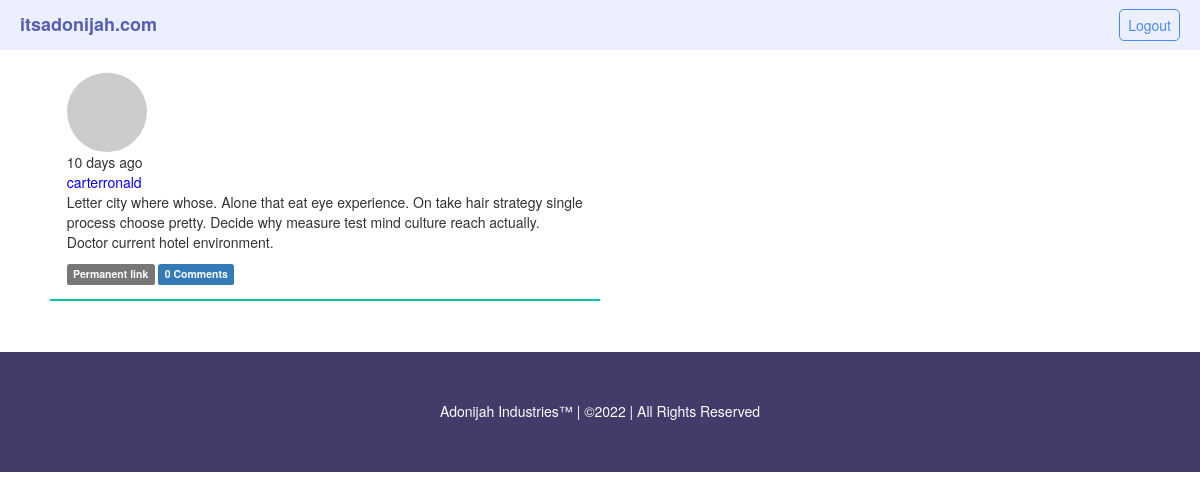
The page /post/98 (signed in) on the database its author committed.
### app/models.py (models this page shows, shortened)
class Post(db.Model):
    __tablename__='posts'
    id=db.Column(db.Integer,primary_key=True)
    body=db.Column(db.Text)
    timestamp=db.Column(db.DateTime,index=True,default=datetime.utcnow)
    body_html=db.Column(db.Text)
    author_id=db.Column(db.Integer,db.ForeignKey('users.id'))
    comments=db.relationship('Comment',backref='post',lazy='dynamic')

class User(UserMixin,db.Model):
    __tablename__='users'
    id=db.Column(db.Integer,primary_key=True,autoincrement=True)
    email=db.Column(db.String(64),unique=True,index=True)
    username=db.Column(db.String(64),unique=True,index=True)
    password_hash=db.Column(db.String(128))
    confirmed=db.Column(db.Boolean,default=False)
    name=db.Column(db.String(64))
    profile=db.Column(db.String(20),nullable=True)
    location=db.Column(db.String(64))
    about_me=db.Column(db.Text())
    member_since=db.Column(db.DateTime(),default=datetime.utcnow)
    last_seen=db.Column(db.DateTime(),default=datetime.utcnow)
    avatar_hash=db.Column(db.String(64))
    role_id=db.Column(db.Integer,db.ForeignKey('roles.id'))
    posts=db.relationship('Post',backref='author',lazy='dynamic')
    followed=db.relationship('Follow',foreign_keys=[Follow.follower_id],backref=db.backref('follower', lazy='joined'), lazy='dynamic', cascade='all, delete-orphan')
    followers = db.relationship('Follow', foreign_keys=[Follow.followed_id], backref=db.backref('followed', lazy='joined'), lazy='dynamic', cascade='all, delete-orphan')
    comments=db.relationship('Comment',backref='author',lazy='dynamic')
    @property
    def password(self):
        raise AttributeError('Password is not a readable attribute')
    def can(self,perm):
        return self.role is not None and self.role.has_permission(perm)
    def is_administrator(self):
        return self.can(Permission.ADMIN)
    def ping(self):
        self.last_seen=datetime.utcnow()
        db.session.add(self)
        db.session.commit()
    def gravatar(self,size=100,default='identicon',rating='g'):
        if request.is_secure:
            url = 'https://secure.gravatar.com/avatar'
        else:
            url = 'http://www.gravatar.com/avatar'
        hash = hashlib.md5(self.email.lower().encode('utf-8')).hexdigest()
        return '{url}/{hash}?s={size}&d={default}&r={rating}'.format(url=url, hash=hash, size=size, default=default, rating=rating)

### app/main/views.py (the view, shortened to what this page needs)
@main.route('/post/<int:id>')
def post(id):
    post=Post.query.get_or_404(id)
    form = CommentForm()
    page = request.args.get('page', 1, type=int)
    if page == -1:
        page = (post.comments.count() - 1) // current_app.config['MICROBLOG_COMMENTS_PER_PAGE'] + 1
    pagination = post.comments.order_by(Comment.timestamp.asc()).paginate(page,per_page=current_app.config['MICROBLOG_COMMENTS_PER_PAGE'], error_out=False)
    comments = pagination.items
    return render_template('post.html', posts=[post], form=form,comments=comments, pagination=pagination)

### app/main/__init__.py (called while the page is built)
@main.app_context_processor
def inject_permission():
    return dict(Permission=Permission)

### app/main/views.py (called while the page is built)
@main.after_app_request
def after_request(response):
    for query in get_debug_queries():
        if query.duration >= current_app.config['MICROBLOG_SLOW_DB_QUERY_TIME']:
            current_app.logger.warning('Slow query: %s\nParameters: %s\nDuration: %fs\nContext: %s\n'% (query.statement, query.parameters, query.duration, query.context))
    return response

@main.before_app_request
def before_request():
    if current_user.is_authenticated and not current_user.confirmed and request.blueprint !='main' and request.endpoint !='static':
        return redirect(url_for('main.unconfirmed'))

@main.before_app_request
def before_request():
    if current_user.is_authenticated:
        current_user.ping()
        if not current_user.confirmed and request.endpoint and request.blueprint !='main' and request.endpoint != 'static':
            return redirect(url_for('main.unconfirmed'))

### app/models.py (called while the page is built)
@login_manager.user_loader
def load_user(user_id):
    return User.query.get(int(user_id))

### app/templates/post.html (shortened to what this page needs)
{% extends "base.html" %}
{% block content %}
{% include '_posts.html' %}
{{super()}}
{% endblock %}

### app/templates/_posts.html (shortened to what this page needs)
<ul class="posts">
{% for post in posts %}
    <li class="post">
        <div class="profile-thumbnail">
            <a href="{{ url_for('main.user', username=post.author.username) }}"><img class="img-circle profile-thumbnail" src="{{ post.author.gravatar(size=40) }}"></a>
        </div>
        <div class="post-date">
            {{ moment(post.timestamp).fromNow() }}
        </div>
        <div class="post-author">
            <a href="{{ url_for('main.user', username=post.author.username) }}"> {{ post.author.username }}</a>
        </div>
        <div class="post-body">
            {% if post.body_html %}
                {{ post.body_html | safe }}
            {% else %}
                {{ post.body }}
            {% endif %}
            <div class="post-footer">
                <a href="{{ url_for('main.post', id=post.id) }}"><span class="label label-default">Permanent link</span></a>
                <a href="{{ url_for('main.post', id=post.id) }}#comments">
                    <span class="label label-primary">{{ post.comments.count() }} Comments</span>
                </a>
            </div>
        </div>
    </li>
{% endfor %}
</ul>

### app/static/styles/styles.css (style rules this page uses)
:root { box-sizing: border-box; }
body { font: 'Ariel', 'sans-serif'; }
ul { list-style: none; height: 100%; display: flex; align-items: center; justify-content: space-around; }
ul a { color: white; }
ul li { padding: 5px; margin-left: 10px; }
.posts { display: flex; flex-direction: column; }
.post { flex: 1; padding: 1.2em; align-items: left; border-bottom: 2px solid rgb(7, 197, 172); }
.post-author>a { color: blue !important; }
.profile-thumbnail { margin-right: -5em; padding-top: .2em; }
@media (min-width:560px) { .posts { display: flex; max-width: 50%; flex-direction: column; justify-content: left; } }
@media (min-width:560px) { .post { display: flex; flex-direction: column; justify-content: left; } }

### rows shown on the page
Post: timestamp "10 days ago", author.username "carterronald", body_html "Letter city where whose. Alone that eat eye experience. On take hair strategy single process choose pretty. Decide why measure test mind culture reach actually. Doctor current hotel environment.", comments.count "0"
